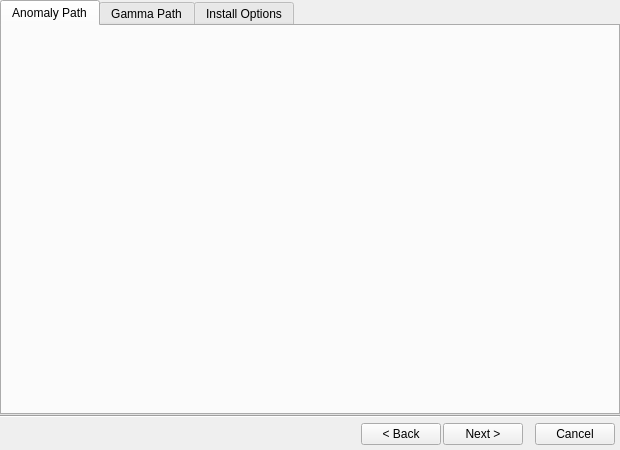
<?xml version="1.0" encoding="UTF-8"?>
<ui version="4.0">
 <class>InstallerWindow</class>
 <widget class="QMainWindow" name="InstallerWindow">
  <property name="geometry">
   <rect>
    <x>0</x>
    <y>0</y>
    <width>620</width>
    <height>450</height>
   </rect>
  </property>
  <property name="sizePolicy">
   <sizepolicy hsizetype="Maximum" vsizetype="Maximum">
    <horstretch>0</horstretch>
    <verstretch>0</verstretch>
   </sizepolicy>
  </property>
  <property name="contextMenuPolicy">
   <enum>Qt::ContextMenuPolicy::NoContextMenu</enum>
  </property>
  <property name="acceptDrops">
   <bool>false</bool>
  </property>
  <property name="windowTitle">
   <string>Norzka's Custom Gamma Installer</string>
  </property>
  <property name="autoFillBackground">
   <bool>false</bool>
  </property>
  <property name="styleSheet">
   <string notr="true"/>
  </property>
  <property name="locale">
   <locale language="English" country="UnitedStates"/>
  </property>
  <property name="tabShape">
   <enum>QTabWidget::TabShape::Rounded</enum>
  </property>
  <property name="dockOptions">
   <set>QMainWindow::DockOption::AllowTabbedDocks|QMainWindow::DockOption::AnimatedDocks</set>
  </property>
  <widget class="QWidget" name="centralWidget">
   <layout class="QHBoxLayout" name="horizontalLayout_3">
    <property name="spacing">
     <number>0</number>
    </property>
    <property name="leftMargin">
     <number>0</number>
    </property>
    <property name="topMargin">
     <number>0</number>
    </property>
    <property name="rightMargin">
     <number>0</number>
    </property>
    <property name="bottomMargin">
     <number>0</number>
    </property>
    <item>
     <widget class="QStackedWidget" name="stackedWidget">
      <property name="currentIndex">
       <number>0</number>
      </property>
      <widget class="QWidget" name="InstallSetting">
       <layout class="QVBoxLayout" name="verticalLayout_1">
        <property name="spacing">
         <number>0</number>
        </property>
        <property name="leftMargin">
         <number>0</number>
        </property>
        <property name="topMargin">
         <number>0</number>
        </property>
        <property name="rightMargin">
         <number>0</number>
        </property>
        <property name="bottomMargin">
         <number>0</number>
        </property>
        <item>
         <widget class="QTabWidget" name="tabWidget">
          <property name="currentIndex">
           <number>0</number>
          </property>
          <widget class="QWidget" name="AnomalyPath">
           <attribute name="title">
            <string>Anomaly Path</string>
           </attribute>
           <layout class="QVBoxLayout" name="verticalLayout_2">
            <property name="spacing">
             <number>0</number>
            </property>
            <property name="leftMargin">
             <number>10</number>
            </property>
            <property name="topMargin">
             <number>10</number>
            </property>
            <property name="rightMargin">
             <number>10</number>
            </property>
            <property name="bottomMargin">
             <number>10</number>
            </property>
            <item>
             <widget class="InstallPathWidget" name="AnomalyPathInput" native="true"/>
            </item>
           </layout>
          </widget>
          <widget class="QWidget" name="GammaPath">
           <attribute name="title">
            <string>Gamma Path</string>
           </attribute>
           <layout class="QVBoxLayout" name="verticalLayout_3">
            <property name="spacing">
             <number>0</number>
            </property>
            <property name="leftMargin">
             <number>10</number>
            </property>
            <property name="topMargin">
             <number>10</number>
            </property>
            <property name="rightMargin">
             <number>10</number>
            </property>
            <property name="bottomMargin">
             <number>10</number>
            </property>
            <item>
             <widget class="InstallPathWidget" name="GammaPathInput" native="true"/>
            </item>
           </layout>
          </widget>
          <widget class="QWidget" name="FinalOptions">
           <attribute name="title">
            <string>Install Options</string>
           </attribute>
           <layout class="QHBoxLayout" name="horizontalLayout_2">
            <property name="spacing">
             <number>10</number>
            </property>
            <property name="leftMargin">
             <number>10</number>
            </property>
            <property name="topMargin">
             <number>10</number>
            </property>
            <property name="rightMargin">
             <number>10</number>
            </property>
            <property name="bottomMargin">
             <number>10</number>
            </property>
            <item>
             <spacer name="horizontalSpacer_2">
              <property name="orientation">
               <enum>Qt::Orientation::Horizontal</enum>
              </property>
              <property name="sizeHint" stdset="0">
               <size>
                <width>40</width>
                <height>20</height>
               </size>
              </property>
             </spacer>
            </item>
            <item>
             <widget class="QWidget" name="VerticalContainer" native="true">
              <layout class="QVBoxLayout" name="verticalLayout_5">
               <property name="spacing">
                <number>10</number>
               </property>
               <property name="leftMargin">
                <number>0</number>
               </property>
               <property name="topMargin">
                <number>0</number>
               </property>
               <property name="rightMargin">
                <number>0</number>
               </property>
               <property name="bottomMargin">
                <number>0</number>
               </property>
               <item>
                <spacer name="verticalSpacer_2">
                 <property name="orientation">
                  <enum>Qt::Orientation::Vertical</enum>
                 </property>
                 <property name="sizeHint" stdset="0">
                  <size>
                   <width>20</width>
                   <height>40</height>
                  </size>
                 </property>
                </spacer>
               </item>
               <item>
                <widget class="QFrame" name="frame">
                 <property name="sizePolicy">
                  <sizepolicy hsizetype="Maximum" vsizetype="Minimum">
                   <horstretch>0</horstretch>
                   <verstretch>0</verstretch>
                  </sizepolicy>
                 </property>
                 <property name="frameShape">
                  <enum>QFrame::Shape::Box</enum>
                 </property>
                 <property name="frameShadow">
                  <enum>QFrame::Shadow::Sunken</enum>
                 </property>
                 <layout class="QVBoxLayout" name="verticalLayout_6">
                  <property name="leftMargin">
                   <number>50</number>
                  </property>
                  <property name="topMargin">
                   <number>40</number>
                  </property>
                  <property name="rightMargin">
                   <number>50</number>
                  </property>
                  <property name="bottomMargin">
                   <number>40</number>
                  </property>
                  <item>
                   <widget class="QCheckBox" name="OptionAddOverwriteFiles">
                    <property name="text">
                     <string>Add Overwrite Files</string>
                    </property>
                    <property name="checked">
                     <bool>true</bool>
                    </property>
                   </widget>
                  </item>
                 </layout>
                </widget>
               </item>
               <item>
                <widget class="QPushButton" name="StartInstallButton">
                 <property name="text">
                  <string>Start Install</string>
                 </property>
                 <property name="autoDefault">
                  <bool>false</bool>
                 </property>
                 <property name="default">
                  <bool>false</bool>
                 </property>
                 <property name="flat">
                  <bool>false</bool>
                 </property>
                </widget>
               </item>
               <item>
                <spacer name="verticalSpacer">
                 <property name="orientation">
                  <enum>Qt::Orientation::Vertical</enum>
                 </property>
                 <property name="sizeHint" stdset="0">
                  <size>
                   <width>20</width>
                   <height>40</height>
                  </size>
                 </property>
                </spacer>
               </item>
              </layout>
             </widget>
            </item>
            <item>
             <spacer name="horizontalSpacer_4">
              <property name="orientation">
               <enum>Qt::Orientation::Horizontal</enum>
              </property>
              <property name="sizeHint" stdset="0">
               <size>
                <width>40</width>
                <height>20</height>
               </size>
              </property>
             </spacer>
            </item>
           </layout>
          </widget>
         </widget>
        </item>
        <item>
         <widget class="Line" name="SeperaterLine">
          <property name="orientation">
           <enum>Qt::Orientation::Horizontal</enum>
          </property>
         </widget>
        </item>
        <item>
         <layout class="QHBoxLayout" name="horizontalLayout">
          <property name="spacing">
           <number>2</number>
          </property>
          <property name="leftMargin">
           <number>5</number>
          </property>
          <property name="topMargin">
           <number>5</number>
          </property>
          <property name="rightMargin">
           <number>5</number>
          </property>
          <property name="bottomMargin">
           <number>5</number>
          </property>
          <item>
           <spacer name="horizontalSpacer">
            <property name="orientation">
             <enum>Qt::Orientation::Horizontal</enum>
            </property>
            <property name="sizeType">
             <enum>QSizePolicy::Policy::Preferred</enum>
            </property>
            <property name="sizeHint" stdset="0">
             <size>
              <width>500</width>
              <height>20</height>
             </size>
            </property>
           </spacer>
          </item>
          <item>
           <widget class="QPushButton" name="BackButton">
            <property name="text">
             <string>&lt; Back</string>
            </property>
           </widget>
          </item>
          <item>
           <widget class="QPushButton" name="NextButton">
            <property name="text">
             <string>Next &gt;</string>
            </property>
           </widget>
          </item>
          <item>
           <spacer name="horizontalSpacer_3">
            <property name="orientation">
             <enum>Qt::Orientation::Horizontal</enum>
            </property>
            <property name="sizeType">
             <enum>QSizePolicy::Policy::Minimum</enum>
            </property>
            <property name="sizeHint" stdset="0">
             <size>
              <width>10</width>
              <height>20</height>
             </size>
            </property>
           </spacer>
          </item>
          <item>
           <widget class="QPushButton" name="CancelButton">
            <property name="text">
             <string>Cancel</string>
            </property>
           </widget>
          </item>
         </layout>
        </item>
       </layout>
      </widget>
      <widget class="QWidget" name="InstallPage">
       <layout class="QVBoxLayout" name="verticalLayout_4">
        <property name="spacing">
         <number>5</number>
        </property>
        <property name="leftMargin">
         <number>10</number>
        </property>
        <property name="topMargin">
         <number>10</number>
        </property>
        <property name="rightMargin">
         <number>10</number>
        </property>
        <property name="bottomMargin">
         <number>10</number>
        </property>
        <item>
         <widget class="QLabel" name="LogoLabel">
          <property name="text">
           <string/>
          </property>
          <property name="pixmap">
           <pixmap resource="../build/.rcc/Assets.qrc">:/Images/Logo.png</pixmap>
          </property>
          <property name="alignment">
           <set>Qt::AlignmentFlag::AlignCenter</set>
          </property>
         </widget>
        </item>
        <item>
         <spacer name="verticalSpacer_4">
          <property name="orientation">
           <enum>Qt::Orientation::Vertical</enum>
          </property>
          <property name="sizeHint" stdset="0">
           <size>
            <width>20</width>
            <height>40</height>
           </size>
          </property>
         </spacer>
        </item>
        <item>
         <widget class="QProgressBar" name="CurrentProgressBar">
          <property name="minimum">
           <number>0</number>
          </property>
          <property name="maximum">
           <number>100</number>
          </property>
          <property name="value">
           <number>0</number>
          </property>
          <property name="alignment">
           <set>Qt::AlignmentFlag::AlignCenter</set>
          </property>
         </widget>
        </item>
        <item>
         <widget class="QProgressBar" name="TotalProgressBar">
          <property name="minimum">
           <number>0</number>
          </property>
          <property name="maximum">
           <number>100</number>
          </property>
          <property name="value">
           <number>0</number>
          </property>
          <property name="alignment">
           <set>Qt::AlignmentFlag::AlignCenter</set>
          </property>
         </widget>
        </item>
        <item>
         <spacer name="verticalSpacer_3">
          <property name="orientation">
           <enum>Qt::Orientation::Vertical</enum>
          </property>
          <property name="sizeHint" stdset="0">
           <size>
            <width>20</width>
            <height>40</height>
           </size>
          </property>
         </spacer>
        </item>
       </layout>
      </widget>
      <widget class="QWidget" name="Finished">
       <layout class="QVBoxLayout" name="verticalLayout_7">
        <property name="leftMargin">
         <number>10</number>
        </property>
        <property name="topMargin">
         <number>10</number>
        </property>
        <property name="rightMargin">
         <number>10</number>
        </property>
        <property name="bottomMargin">
         <number>10</number>
        </property>
        <item>
         <spacer name="verticalSpacer_5">
          <property name="orientation">
           <enum>Qt::Orientation::Vertical</enum>
          </property>
          <property name="sizeHint" stdset="0">
           <size>
            <width>20</width>
            <height>40</height>
           </size>
          </property>
         </spacer>
        </item>
        <item>
         <widget class="QWidget" name="widget" native="true">
          <layout class="QHBoxLayout" name="horizontalLayout_4">
           <property name="spacing">
            <number>6</number>
           </property>
           <property name="leftMargin">
            <number>0</number>
           </property>
           <property name="topMargin">
            <number>0</number>
           </property>
           <property name="rightMargin">
            <number>0</number>
           </property>
           <property name="bottomMargin">
            <number>0</number>
           </property>
           <item>
            <spacer name="horizontalSpacer_5">
             <property name="orientation">
              <enum>Qt::Orientation::Horizontal</enum>
             </property>
             <property name="sizeHint" stdset="0">
              <size>
               <width>40</width>
               <height>20</height>
              </size>
             </property>
            </spacer>
           </item>
           <item>
            <widget class="QFrame" name="frame_2">
             <property name="frameShape">
              <enum>QFrame::Shape::Box</enum>
             </property>
             <property name="frameShadow">
              <enum>QFrame::Shadow::Raised</enum>
             </property>
             <layout class="QVBoxLayout" name="verticalLayout">
              <property name="spacing">
               <number>10</number>
              </property>
              <property name="leftMargin">
               <number>40</number>
              </property>
              <property name="topMargin">
               <number>50</number>
              </property>
              <property name="rightMargin">
               <number>40</number>
              </property>
              <property name="bottomMargin">
               <number>50</number>
              </property>
              <item>
               <widget class="QLabel" name="TimeTakenLabel">
                <property name="text">
                 <string>Time Taken: </string>
                </property>
                <property name="alignment">
                 <set>Qt::AlignmentFlag::AlignCenter</set>
                </property>
               </widget>
              </item>
             </layout>
            </widget>
           </item>
           <item>
            <spacer name="horizontalSpacer_6">
             <property name="orientation">
              <enum>Qt::Orientation::Horizontal</enum>
             </property>
             <property name="sizeHint" stdset="0">
              <size>
               <width>40</width>
               <height>20</height>
              </size>
             </property>
            </spacer>
           </item>
          </layout>
         </widget>
        </item>
        <item>
         <spacer name="verticalSpacer_6">
          <property name="orientation">
           <enum>Qt::Orientation::Vertical</enum>
          </property>
          <property name="sizeHint" stdset="0">
           <size>
            <width>20</width>
            <height>40</height>
           </size>
          </property>
         </spacer>
        </item>
        <item>
         <widget class="QWidget" name="widget_2" native="true">
          <layout class="QHBoxLayout" name="horizontalLayout_5">
           <item>
            <widget class="QPushButton" name="FinishInstallButton">
             <property name="text">
              <string>Finish Install</string>
             </property>
            </widget>
           </item>
          </layout>
         </widget>
        </item>
       </layout>
      </widget>
     </widget>
    </item>
   </layout>
  </widget>
 </widget>
 <layoutdefault spacing="6" margin="11"/>
 <customwidgets>
  <customwidget>
   <class>InstallPathWidget</class>
   <extends>QWidget</extends>
   <header>include/NCGI/widget/InstallPathWidget.hpp</header>
   <container>1</container>
  </customwidget>
 </customwidgets>
 <resources>
  <include location="../build/.rcc/Assets.qrc"/>
  <include location="../build/.rcc/Assets.qrc"/>
 </resources>
 <connections/>
</ui>
